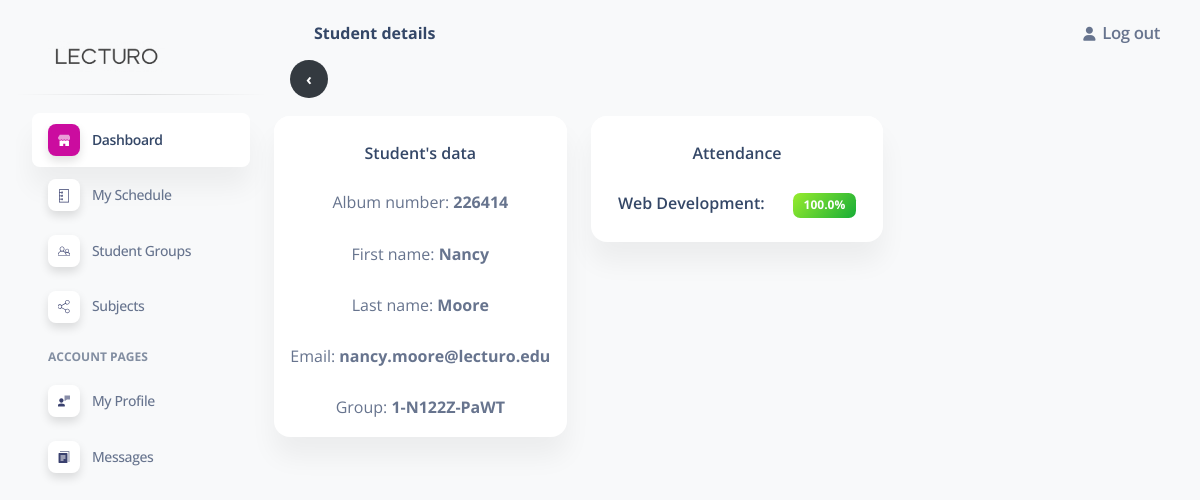
/student/226414/ (signed in), run on the app's committed database.
### panel/models.py (models this page shows, shortened)
class Student(models.Model):
    album_number = models.IntegerField(unique=True,blank=False,null=False,editable=False,primary_key=True)
    created = models.DateTimeField(auto_now_add=True)
    active = models.BooleanField(default=True,null=False,blank=False)
    first_name = models.CharField(max_length=100,blank=False,null=False)
    last_name = models.CharField(max_length=100,blank=False,null=False)
    group = models.ForeignKey(Group,on_delete=models.CASCADE,null=False,blank=False)
    email = models.EmailField(blank=True,null=False,max_length=100)

class Group(models.Model):
    id = models.UUIDField(default=uuid.uuid4,blank=False,null=False,editable=False,primary_key=True)
    group_number = models.CharField(max_length=100,blank=False,null=False)
    full_name = models.CharField(max_length=100,blank=False,null=False)
    total_students = models.IntegerField(default=0,null=True,blank=True)
    def __str__(self) -> str:
        return self.group_number

class Subject(models.Model):
    id = models.UUIDField(default=uuid.uuid4,unique=True,primary_key=True,editable=False,blank=False,null=False)
    name = models.CharField(max_length=100,blank=False,null=False)

### panel/views.py (the view)
# urls.py: path('student/<str:pk>/',views.showStudent,name='showStudent'),
@login_required(login_url='login')
def showStudent(request,pk):
    label = "Student details"
    try:
        student = Student.objects.get(album_number=pk)
    except Student.DoesNotExist:
        return render(request,'notFound.html')
    attendancePercentage = []
    for subject in Subject.objects.distinct().all():
        presence = Attendance.objects.filter(Q(lecture__lecture__name=subject.name) & Q(student__exact = student)).exclude(present__exact=None)
        if presence.count() == 0:
            continue
        else:
            present = Attendance.objects.filter(Q(lecture__lecture__name=subject.name) & Q(student__exact = student) & Q(present__exact=True))
            percentage = round((present.count()/presence.count()) * 100,1)
            attendancePercentage.append((subject.name, percentage))
    context = {'student':student,'attendancePercentage':attendancePercentage,'label':label}
    return render(request,'student.html',context=context)

### panel/templates/student.html
{% extends 'main.html' %}
{% block body %}
<a href="{% url 'group' student.group.id %}" class="backButton">
    <b>&#8249;</b>
</a>
<br>
<div class="row">
    <div class="col-md-4 mt-4">
        <div class="card">
            <div class="card-header pb-0 px-3" style="text-align: center;">
                <h6 class="mb-0">Student's data</h6>
            </div>
            <div class="card-body pt-4 p-3" style="text-align: center;">
                Album number: <b>{{student.album_number}}</b>
                <br><br>
                First name: <b>{{student.first_name}}</b>
                <br><br>
                Last name: <b>{{student.last_name}}</b>
                <br><br>
                Email: <b>{{student.email}}</b>
                <br><br>
                Group: <b>{{student.group}}</b>
            </div>
        </div>
    </div>
    <div class="col-md-4 mt-4">
        <div class="card">
            <div class="card-header pb-0 px-3" style="text-align: center;">
                <h6 class="mb-0">Attendance</h6>
            </div>
            <div class="card-body pt-4 p-3" style="text-align: center;">
                {% for subject, percentage in attendancePercentage %}
                    {% if percentage >= 50 %}
                        <h6>{{subject}}: <span class="badge badge-sm bg-gradient-success" style="margin-left: 2em;">{{percentage}}%</span></h6>
                    {% else %}
                        <h6>{{subject}}: <span class="badge badge-sm bg-gradient-danger">{{percentage}}%</span></h6>
                    {% endif %}
                {% endfor %}
            </div>
        </div>
    </div>
</div>
{% endblock body %}

### data on the page
Student: album_number "226414", first_name "Nancy", last_name "Moore", email "nancy.moore@lecturo.edu", group "1-N122Z-PaWT"
Subject: attendancePercentage "Web Development"

### other printed values
{{ label }} "Student details"
{{ percentage }} "100.0"
